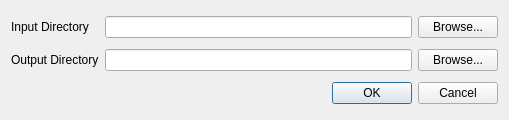
<?xml version="1.0" encoding="UTF-8"?>
<ui version="4.0">
 <class>RemoveIDsDialog</class>
 <widget class="QDialog" name="RemoveIDsDialog">
  <property name="geometry">
   <rect>
    <x>0</x>
    <y>0</y>
    <width>509</width>
    <height>120</height>
   </rect>
  </property>
  <property name="windowTitle">
   <string>Remove ID Results Tool</string>
  </property>
  <layout class="QGridLayout" name="gridLayout_2">
   <item row="0" column="0">
    <widget class="QLabel" name="label_InputDir">
     <property name="text">
      <string>Input Directory</string>
     </property>
    </widget>
   </item>
   <item row="0" column="1">
    <widget class="QLineEdit" name="txtInputDir"/>
   </item>
   <item row="0" column="2">
    <widget class="QPushButton" name="btnInputDir">
     <property name="text">
      <string>Browse...</string>
     </property>
    </widget>
   </item>
   <item row="1" column="0">
    <widget class="QLabel" name="label_OutputDir">
     <property name="text">
      <string>Output Directory</string>
     </property>
    </widget>
   </item>
   <item row="1" column="1">
    <widget class="QLineEdit" name="txtOutputDir"/>
   </item>
   <item row="1" column="2">
    <widget class="QPushButton" name="btnOutputDir">
     <property name="text">
      <string>Browse...</string>
     </property>
    </widget>
   </item>
   <item row="2" column="0" colspan="3">
    <widget class="QDialogButtonBox" name="buttonBox">
     <property name="orientation">
      <enum>Qt::Orientation::Horizontal</enum>
     </property>
     <property name="standardButtons">
      <set>QDialogButtonBox::StandardButton::Cancel|QDialogButtonBox::StandardButton::Ok</set>
     </property>
    </widget>
   </item>
  </layout>
 </widget>
 <resources/>
 <connections>
  <connection>
   <sender>buttonBox</sender>
   <signal>accepted()</signal>
   <receiver>RemoveIDsDialog</receiver>
   <slot>accept()</slot>
   <hints>
    <hint type="sourcelabel">
     <x>248</x>
     <y>254</y>
    </hint>
    <hint type="destinationlabel">
     <x>157</x>
     <y>274</y>
    </hint>
   </hints>
  </connection>
  <connection>
   <sender>buttonBox</sender>
   <signal>rejected()</signal>
   <receiver>RemoveIDsDialog</receiver>
   <slot>reject()</slot>
   <hints>
    <hint type="sourcelabel">
     <x>316</x>
     <y>260</y>
    </hint>
    <hint type="destinationlabel">
     <x>286</x>
     <y>274</y>
    </hint>
   </hints>
  </connection>
 </connections>
</ui>
